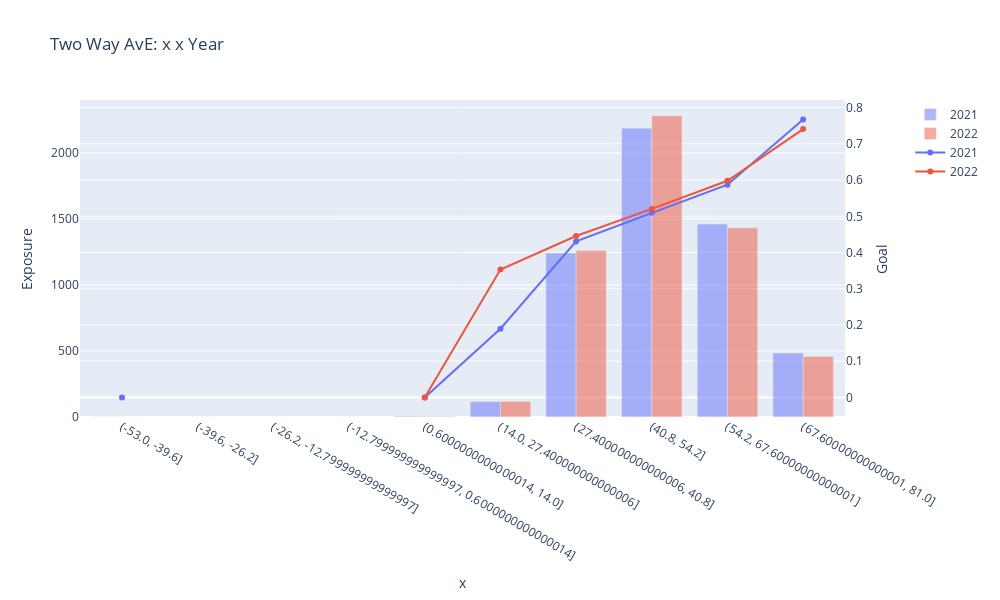

Notebook cell for this chart:
### Code cell
plot_two_way_feature(df_open_shots, "Goal", "x", "Year")

### Figure 1 — Plotly figure (JSON) as saved in the notebook; plotly's stock layout.template omitted (floating-point values rounded to 4 significant figures)
{"data": [{"marker": {"color": "#636EFA"}, "name": "2021", "opacity": 0.5, "type": "bar", "x": ["(-53.0, -39.6]", "(-39.6, -26.2]", "(-26.2, -12.799999999999997]", "(-12.799999999999997, 0.6000000000000014]", "(0.6000000000000014, 14.0]", "(14.0, 27.400000000000006]", "(27.400000000000006, 40.8]", "(40.8, 54.2]", "(54.2, 67.60000000000001]", "(67.60000000000001, 81.0]"], "xaxis": "x", "y": [1, 0, 0, 0, 6, 116, 1242, 2188, 1461, 485], "yaxis": "y"}, {"marker": {"color": "#EF553B"}, "name": "2022", "opacity": 0.5, "type": "bar", "x": ["(-53.0, -39.6]", "(-39.6, -26.2]", "(-26.2, -12.799999999999997]", "(-12.799999999999997, 0.6000000000000014]", "(0.6000000000000014, 14.0]", "(14.0, 27.400000000000006]", "(27.400000000000006, 40.8]", "(40.8, 54.2]", "(54.2, 67.60000000000001]", "(67.60000000000001, 81.0]"], "xaxis": "x", "y": [0, 0, 0, 0, 5, 119, 1261, 2281, 1433, 459], "yaxis": "y"}, {"marker": {"color": "#636EFA"}, "name": "2021", "type": "scatter", "x": ["(-53.0, -39.6]", "(-39.6, -26.2]", "(-26.2, -12.799999999999997]", "(-12.799999999999997, 0.6000000000000014]", "(0.6000000000000014, 14.0]", "(14.0, 27.400000000000006]", "(27.400000000000006, 40.8]", "(40.8, 54.2]", "(54.2, 67.60000000000001]", "(67.60000000000001, 81.0]"], "xaxis": "x", "y": [0, null, null, null, 0, 0.1897, 0.4308, 0.5096, 0.5873, 0.767], "yaxis": "y2"}, {"marker": {"color": "#EF553B"}, "name": "2022", "type": "scatter", "x": ["(-53.0, -39.6]", "(-39.6, -26.2]", "(-26.2, -12.799999999999997]", "(-12.799999999999997, 0.6000000000000014]", "(0.6000000000000014, 14.0]", "(14.0, 27.400000000000006]", "(27.400000000000006, 40.8]", "(40.8, 54.2]", "(54.2, 67.60000000000001]", "(67.60000000000001, 81.0]"], "xaxis": "x", "y": [null, null, null, null, 0, 0.3529, 0.4457, 0.5204, 0.598, 0.7407], "yaxis": "y2"}], "layout": {"barmode": "group", "height": 600, "title": {"text": "Two Way AvE: x x Year"}, "width": 1000, "xaxis": {"anchor": "y", "domain": [0, 0.94], "title": {"text": "x"}}, "yaxis": {"anchor": "x", "domain": [0, 1], "title": {"text": "Exposure"}}, "yaxis2": {"anchor": "x", "overlaying": "y", "side": "right", "title": {"text": "Goal"}}}}
